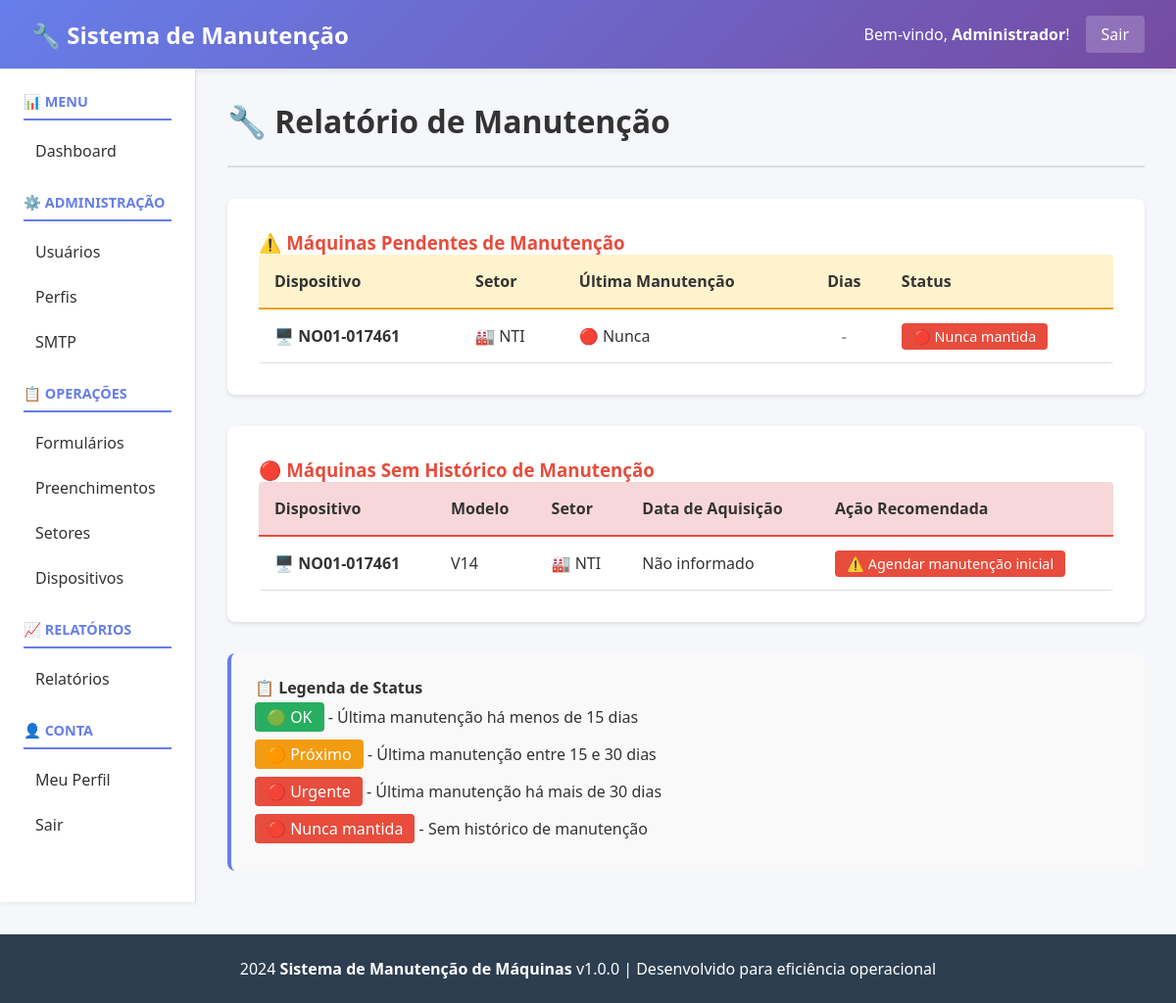
The app's page /public/index.php?page=reports&action=maintenance (signed in) with its own data.
### tables this page shows
CREATE TABLE `users` (
  `id` int(11) NOT NULL,
  `username` varchar(100) NOT NULL,
  `email` varchar(100) NOT NULL,
  `password_hash` varchar(255) NOT NULL,
  `full_name` varchar(200) NOT NULL,
  `auth_type` enum('local','ldap') DEFAULT 'local',
  `profile_id` int(11) DEFAULT NULL,
  `status` enum('active','inactive') DEFAULT 'active',
  `last_login` datetime DEFAULT NULL,
  `created_at` datetime DEFAULT current_timestamp(),
  `updated_at` datetime DEFAULT current_timestamp() ON UPDATE current_timestamp()
);

CREATE TABLE `devices` (
  `id` int(11) NOT NULL,
  `name` varchar(255) NOT NULL,
  `model` varchar(255) DEFAULT NULL,
  `manufacturer` varchar(255) DEFAULT NULL,
  `serial_number` varchar(255) DEFAULT NULL,
  `sector_id` int(11) DEFAULT NULL,
  `acquisition_date` date DEFAULT NULL,
  `last_maintenance` date DEFAULT NULL,
  `maintenance_frequency` varchar(50) DEFAULT NULL,
  `status` varchar(20) DEFAULT 'active',
  `created_at` datetime DEFAULT current_timestamp(),
  `updated_at` datetime DEFAULT current_timestamp() ON UPDATE current_timestamp()
);

CREATE TABLE `sectors` (
  `id` int(11) NOT NULL,
  `name` varchar(200) NOT NULL,
  `description` text DEFAULT NULL,
  `location` varchar(255) DEFAULT NULL,
  `status` varchar(20) DEFAULT 'active',
  `responsible_user_id` int(11) DEFAULT NULL,
  `phone` varchar(20) DEFAULT NULL,
  `email` varchar(100) DEFAULT NULL,
  `is_active` tinyint(1) DEFAULT 1,
  `created_at` datetime DEFAULT current_timestamp(),
  `updated_at` datetime DEFAULT current_timestamp() ON UPDATE current_timestamp()
);

### controllers/ReportController.php (called while the page is built, shortened)
<?php
class ReportController
{
    private $db;
    public function __construct()
    {
        $this->db = Database::getInstance();
    }
    public function maintenance()
    {
        try {
            $pending_maintenance = $this->db->fetchAll("
                SELECT d.*, s.name as sector_name,
                       DATEDIFF(CURDATE(), d.last_maintenance) as days_since_maintenance
                FROM devices d
                LEFT JOIN sectors s ON d.sector_id = s.id
                WHERE d.status = 'active'
                ORDER BY d.last_maintenance ASC
            ");
            $never_maintained = $this->db->fetchAll("
                SELECT d.*, s.name as sector_name
                FROM devices d
                LEFT JOIN sectors s ON d.sector_id = s.id
                WHERE d.status = 'active' AND d.last_maintenance IS NULL
                ORDER BY d.acquisition_date ASC
            ");
            include __DIR__ . '/../views/reports/maintenance.php';
        } catch (\Exception $e) {
            echo "Erro: " . $e->getMessage();
        }
    }
}

### config/Database.php (called while the page is built, shortened)
<?php
class Database
{
    private static $instance = null;
    private $connection;
    private $host = 'localhost';
    private $db_name = 'manutencao_db';
    private $username = 'root';
    private $password = '';
    private $charset = 'utf8mb4';
    private function __construct()
    {
        try {
            $dsn = "mysql:host=" . $this->host . ";dbname=" . $this->db_name . ";charset=" . $this->charset;
            $this->connection = new \PDO(
                $dsn,
                $this->username,
                $this->password,
                array(
                    \PDO::ATTR_ERRMODE => \PDO::ERRMODE_EXCEPTION,
                    \PDO::ATTR_DEFAULT_FETCH_MODE => \PDO::FETCH_ASSOC,
                    \PDO::ATTR_EMULATE_PREPARES => false
                )
            );
        } catch (\PDOException $e) {
            die("Erro de conexão com banco de dados: " . $e->getMessage());
        }
    }
    public static function getInstance()
    {
        if (self::$instance === null) {
            self::$instance = new self();
        }
        return self::$instance;
    }
    public function fetch($sql, $params = [])
    {
        try {
            $stmt = $this->connection->prepare($sql);
            $stmt->execute($params);
            return $stmt->fetch();
        } catch (\PDOException $e) {
            throw new \Exception("Erro ao buscar registro: " . $e->getMessage());
        }
    }
    public function fetchAll($sql, $params = [])
    {
        try {
            $stmt = $this->connection->prepare($sql);
            $stmt->execute($params);
            return $stmt->fetchAll();
        } catch (\PDOException $e) {
            throw new \Exception("Erro ao buscar registros: " . $e->getMessage());
        }
    }
}

### core/Auth.php (called while the page is built, shortened)
<?php
class Auth
{
    private $db;
    private $user = null;
    public function __construct()
    {
        $this->db = Database::getInstance();
    }
    public function isLoggedIn()
    {
        return isset($_SESSION['user_id']) && !empty($_SESSION['user_id']);
    }
    public function getCurrentUser()
    {
        if ($this->user === null) {
            $this->user = $this->db->fetch(
                "SELECT * FROM users WHERE id = :id",
                [':id' => $_SESSION['user_id']]
            );
        }
        return $this->user;
    }
}

### views/reports/maintenance.php (the view)
<?php include __DIR__ . '/../header.php'; ?>
<div class="page-header">
    <h1>🔧 Relatório de Manutenção</h1>
</div>
<div style="background: white; padding: 2rem; border-radius: 8px; box-shadow: 0 2px 4px rgba(0,0,0,0.1); margin-bottom: 2rem;">
    <h3 style="margin-top: 0; color: #e74c3c;">⚠️ Máquinas Pendentes de Manutenção</h3>
    <?php if (!empty($pending_maintenance)): ?>
        <div style="overflow-x: auto;">
            <table style="width: 100%; border-collapse: collapse;">
                <thead>
                    <tr style="background: #fff3cd; border-bottom: 2px solid #f39c12;">
                        <th style="padding: 1rem; text-align: left;">Dispositivo</th>
                        <th style="padding: 1rem; text-align: left;">Setor</th>
                        <th style="padding: 1rem; text-align: left;">Última Manutenção</th>
                        <th style="padding: 1rem; text-align: center;">Dias</th>
                        <th style="padding: 1rem; text-align: left;">Status</th>
                    </tr>
                </thead>
                <tbody>
                    <?php foreach ($pending_maintenance as $device): ?>
                        <tr style="border-bottom: 1px solid #ddd;">
                            <td style="padding: 1rem;"><strong>🖥️ <?php echo htmlspecialchars($device['name']); ?></strong></td>
                            <td style="padding: 1rem;">🏭 <?php echo htmlspecialchars($device['sector_name'] ?? 'Sem Setor'); ?></td>
                            <td style="padding: 1rem;">
                                <?php echo $device['last_maintenance'] ? date('d/m/Y', strtotime($device['last_maintenance'])) : '🔴 Nunca'; ?>
                            </td>
                            <td style="padding: 1rem; text-align: center; font-weight: bold;">
                                <?php if ($device['days_since_maintenance']): ?>
                                    <span style="color: <?php echo ($device['days_since_maintenance'] > 30) ? '#e74c3c' : '#f39c12'; ?>;">
                                        <?php echo $device['days_since_maintenance']; ?> dias
                                    </span>
                                <?php else: ?>
                                    <span style="color: #95a5a6;">-</span>
                                <?php endif; ?>
                            </td>
                            <td style="padding: 1rem;">
                                <?php
                                $days = $device['days_since_maintenance'];
                                if ($days === null) {
                                    echo '<span style="background: #e74c3c; color: white; padding: 0.25rem 0.75rem; border-radius: 4px; font-size: 0.9rem;">🔴 Nunca mantida</span>';
                                } elseif ($days > 30) {
                                    echo '<span style="background: #e74c3c; color: white; padding: 0.25rem 0.75rem; border-radius: 4px; font-size: 0.9rem;">🔴 Urgente</span>';
                                } elseif ($days > 15) {
                                    echo '<span style="background: #f39c12; color: white; padding: 0.25rem 0.75rem; border-radius: 4px; font-size: 0.9rem;">🟠 Próximo</span>';
                                } else {
                                    echo '<span style="background: #27ae60; color: white; padding: 0.25rem 0.75rem; border-radius: 4px; font-size: 0.9rem;">🟢 OK</span>';
                                }
                                ?>
                            </td>
                        </tr>
                    <?php endforeach; ?>
                </tbody>
            </table>
        </div>
    <?php else: ?>
        <p style="color: #7f8c8d; text-align: center;">✓ Todas as máquinas estão atualizadas!</p>
    <?php endif; ?>
</div>
<div style="background: white; padding: 2rem; border-radius: 8px; box-shadow: 0 2px 4px rgba(0,0,0,0.1); margin-bottom: 2rem;">
    <h3 style="margin-top: 0; color: #e74c3c;">🔴 Máquinas Sem Histórico de Manutenção</h3>
    <?php if (!empty($never_maintained)): ?>
        <div style="overflow-x: auto;">
            <table style="width: 100%; border-collapse: collapse;">
                <thead>
                    <tr style="background: #f8d7da; border-bottom: 2px solid #e74c3c;">
                        <th style="padding: 1rem; text-align: left;">Dispositivo</th>
                        <th style="padding: 1rem; text-align: left;">Modelo</th>
                        <th style="padding: 1rem; text-align: left;">Setor</th>
                        <th style="padding: 1rem; text-align: left;">Data de Aquisição</th>
                        <th style="padding: 1rem; text-align: left;">Ação Recomendada</th>
                    </tr>
                </thead>
                <tbody>
                    <?php foreach ($never_maintained as $device): ?>
                        <tr style="border-bottom: 1px solid #ddd;">
                            <td style="padding: 1rem;"><strong>🖥️ <?php echo htmlspecialchars($device['name']); ?></strong></td>
                            <td style="padding: 1rem;"><?php echo htmlspecialchars($device['model'] ?? 'N/A'); ?></td>
                            <td style="padding: 1rem;">🏭 <?php echo htmlspecialchars($device['sector_name'] ?? 'Sem Setor'); ?></td>
                            <td style="padding: 1rem;">
                                <?php echo $device['acquisition_date'] ? date('d/m/Y', strtotime($device['acquisition_date'])) : 'Não informado'; ?>
                            </td>
                            <td style="padding: 1rem;">
                                <span style="background: #e74c3c; color: white; padding: 0.25rem 0.75rem; border-radius: 4px; font-size: 0.9rem;">
                                    ⚠️ Agendar manutenção inicial
                                </span>
                            </td>
                        </tr>
                    <?php endforeach; ?>
                </tbody>
            </table>
        </div>
    <?php else: ?>
        <p style="color: #7f8c8d; text-align: center;">✓ Todas as máquinas possuem histórico de manutenção!</p>
    <?php endif; ?>
</div>
<div style="background: #f9f9f9; padding: 1.5rem; border-radius: 8px; border-left: 4px solid #667eea;">
    <h4 style="margin-top: 0;">📋 Legenda de Status</h4>
    <ul style="list-style: none; padding: 0; margin: 0;">
        <li style="padding: 0.5rem 0;"><span style="background: #27ae60; color: white; padding: 0.25rem 0.75rem; border-radius: 4px;">🟢 OK</span> - Última manutenção há menos de 15 dias</li>
        <li style="padding: 0.5rem 0;"><span style="background: #f39c12; color: white; padding: 0.25rem 0.75rem; border-radius: 4px;">🟠 Próximo</span> - Última manutenção entre 15 e 30 dias</li>
        <li style="padding: 0.5rem 0;"><span style="background: #e74c3c; color: white; padding: 0.25rem 0.75rem; border-radius: 4px;">🔴 Urgente</span> - Última manutenção há mais de 30 dias</li>
        <li style="padding: 0.5rem 0;"><span style="background: #e74c3c; color: white; padding: 0.25rem 0.75rem; border-radius: 4px;">🔴 Nunca mantida</span> - Sem histórico de manutenção</li>
    </ul>
</div>
<?php include __DIR__ . '/../footer.php'; ?>

### views/header.php (shortened to what this page needs)
<?php
$auth = new \Core\Auth();
$user_atual = $auth->getCurrentUser();
?>
<!DOCTYPE html>
<html lang="pt-BR">
<head>
</head>
<body>
    <div class="navbar">
        <h1>🔧 Sistema de Manutenção</h1>
        <div class="navbar-user">
            <span>Bem-vindo, <strong><?php echo htmlspecialchars($user_atual['full_name'] ?? $user_atual['username']); ?></strong>!</span>
            <a href="index.php?page=logout">Sair</a>
        </div>
    </div>
    <div class="container">
        <div class="sidebar">
            <h3>📊 MENU</h3>
            <ul>
                <li><a href="index.php?page=dashboard">Dashboard</a></li>
            </ul>
            <h3>⚙️ ADMINISTRAÇÃO</h3>
            <ul>
                <li><a href="index.php?page=users">Usuários</a></li>
                <li><a href="index.php?page=profiles">Perfis</a></li>
                <li><a href="index.php?page=smtp">SMTP</a></li>
            </ul>
            <h3>📋 OPERAÇÕES</h3>
            <ul>
                <li><a href="index.php?page=forms">Formulários</a></li>
                <li><a href="index.php?page=submissions">Preenchimentos</a></li>
                <li><a href="index.php?page=sectors">Setores</a></li>
                <li><a href="index.php?page=devices">Dispositivos</a></li>
            </ul>
            <h3>📈 RELATÓRIOS</h3>
            <ul>
                <li><a href="index.php?page=reports">Relatórios</a></li>
            </ul>
            <h3>👤 CONTA</h3>
            <ul>
                <li><a href="index.php?page=profile">Meu Perfil</a></li>
                <li><a href="index.php?page=logout">Sair</a></li>
            </ul>
        </div>
        <div class="content">

### views/header.php (style rules this page uses)
* { margin: 0; padding: 0; box-sizing: border-box; }
body { font-family: 'Segoe UI', Tahoma, Geneva, Verdana, sans-serif; background: #f5f7fa; color: #333; }
.navbar { background: linear-gradient(135deg, #667eea 0%, #764ba2 100%); color: white; padding: 1rem 2rem; display: flex; justify-content: space-between; align-items: center; box-shadow: 0 2px 8px rgba(0,0,0,0.1); }
.navbar h1 { font-size: 1.5rem; margin: 0; }
.navbar-user { display: flex; align-items: center; gap: 1rem; }
.navbar-user a { color: white; text-decoration: none; padding: 0.5rem 1rem; background: rgba(255,255,255,0.2); border-radius: 4px; transition: background 0.3s; }
.container { display: grid; grid-template-columns: 200px 1fr; min-height: calc(100vh - 80px); }
.sidebar { background: white; padding: 1.5rem; border-right: 1px solid #ddd; box-shadow: 0 2px 4px rgba(0,0,0,0.05); overflow-y: auto; }
.sidebar h3 { color: #667eea; font-size: 0.9rem; text-transform: uppercase; margin-top: 1.5rem; margin-bottom: 0.75rem; border-bottom: 2px solid #667eea; padding-bottom: 0.5rem; }
.sidebar h3:first-child { margin-top: 0; }
.sidebar ul { list-style: none; }
.sidebar ul li { margin: 0.5rem 0; }
.sidebar ul li a { color: #333; text-decoration: none; padding: 0.5rem 0.75rem; border-radius: 4px; display: block; transition: background 0.3s, color 0.3s; }
.content { padding: 2rem; overflow-y: auto; }
.page-header { display: flex; justify-content: space-between; align-items: center; margin-bottom: 2rem; padding-bottom: 1.5rem; border-bottom: 2px solid #ddd; }
.page-header h1 { font-size: 2rem; color: #333; }
table { width: 100%; border-collapse: collapse; background: white; border-radius: 4px; overflow: hidden; box-shadow: 0 2px 4px rgba(0,0,0,0.1); }
table thead { background: #f5f5f5; border-bottom: 2px solid #ddd; }
table th, table td { padding: 1rem; text-align: left; border-bottom: 1px solid #ddd; }

### records on screen
users: full_name "Administrador"
devices: name "NO01-017461", sector.name "NTI", shows "🔴 Nunca", model "V14", shows "Não informado"
